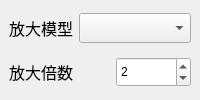
                                   <widget class="QWidget" name="generalUpscaleContainer" native="true">
                                    <layout class="QVBoxLayout" name="verticalLayout_39">
                                     <property name="spacing">
                                      <number>6</number>
                                     </property>
                                     <property name="leftMargin">
                                      <number>9</number>
                                     </property>
                                     <property name="topMargin">
                                      <number>9</number>
                                     </property>
                                     <property name="rightMargin">
                                      <number>9</number>
                                     </property>
                                     <property name="bottomMargin">
                                      <number>9</number>
                                     </property>
                                     <item>
                                      <widget class="QWidget" name="widget" native="true">
                                       <layout class="QHBoxLayout" name="horizontalLayout">
                                        <property name="leftMargin">
                                         <number>0</number>
                                        </property>
                                        <property name="topMargin">
                                         <number>0</number>
                                        </property>
                                        <property name="rightMargin">
                                         <number>0</number>
                                        </property>
                                        <property name="bottomMargin">
                                         <number>0</number>
                                        </property>
                                        <item>
                                         <widget class="QLabel" name="label_7">
                                          <property name="font">
                                           <font>
                                            <pointsize>12</pointsize>
                                           </font>
                                          </property>
                                          <property name="text">
                                           <string>放大模型</string>
                                          </property>
                                         </widget>
                                        </item>
                                        <item>
                                         <widget class="QComboBox" name="upscaleModelComboBox">
                                          <property name="sizePolicy">
                                           <sizepolicy hsizetype="MinimumExpanding" vsizetype="Fixed">
                                            <horstretch>0</horstretch>
                                            <verstretch>0</verstretch>
                                           </sizepolicy>
                                          </property>
                                          <property name="minimumSize">
                                           <size>
                                            <width>0</width>
                                            <height>0</height>
                                           </size>
                                          </property>
                                          <property name="maximumSize">
                                           <size>
                                            <width>250</width>
                                            <height>30</height>
                                           </size>
                                          </property>
                                         </widget>
                                        </item>
                                       </layout>
                                      </widget>
                                     </item>
                                     <item>
                                      <widget class="QWidget" name="widget_42" native="true">
                                       <layout class="QHBoxLayout" name="horizontalLayout_50">
                                        <property name="spacing">
                                         <number>6</number>
                                        </property>
                                        <property name="leftMargin">
                                         <number>0</number>
                                        </property>
                                        <property name="topMargin">
                                         <number>0</number>
                                        </property>
                                        <property name="rightMargin">
                                         <number>0</number>
                                        </property>
                                        <property name="bottomMargin">
                                         <number>0</number>
                                        </property>
                                        <item>
                                         <widget class="QLabel" name="label_72">
                                          <property name="font">
                                           <font>
                                            <pointsize>12</pointsize>
                                           </font>
                                          </property>
                                          <property name="text">
                                           <string>放大倍数</string>
                                          </property>
                                         </widget>
                                        </item>
                                        <item>
                                         <widget class="QLabel" name="label_73">
                                          <property name="maximumSize">
                                           <size>
                                            <width>25</width>
                                            <height>25</height>
                                           </size>
                                          </property>
                                          <property name="toolTip">
                                           <string>&lt;html&gt;&lt;head/&gt;&lt;body&gt;&lt;p&gt;&lt;span style=&quot; font-weight:700;&quot;&gt;放大倍数：&lt;/span&gt;&lt;/p&gt;&lt;p&gt;&lt;span style=&quot; font-weight:700;&quot;&gt;   - &lt;/span&gt;无论使用什么模型都按该倍数输出。AI 只会对视频帧处理一次，然后将图像缩放到对应的倍数。对 4x 模型很有用。&lt;/p&gt;&lt;/body&gt;&lt;/html&gt;</string>
                                          </property>
                                          <property name="text">
                                           <string/>
                                          </property>
                                          <property name="pixmap">
                                           <pixmap resource="resources.qrc">:/icons/icons/info.svg</pixmap>
                                          </property>
                                          <property name="scaledContents">
                                           <bool>true</bool>
                                          </property>
                                         </widget>
                                        </item>
                                        <item>
                                         <widget class="QDoubleSpinBox" name="upscaleScaleSpinBox">
                                          <property name="sizePolicy">
                                           <sizepolicy hsizetype="Minimum" vsizetype="Minimum">
                                            <horstretch>0</horstretch>
                                            <verstretch>0</verstretch>
                                           </sizepolicy>
                                          </property>
                                          <property name="minimumSize">
                                           <size>
                                            <width>75</width>
                                            <height>30</height>
                                           </size>
                                          </property>
                                          <property name="maximumSize">
                                           <size>
                                            <width>75</width>
                                            <height>30</height>
                                           </size>
                                          </property>
                                          <property name="buttonSymbols">
                                           <enum>QAbstractSpinBox::ButtonSymbols::UpDownArrows</enum>
                                          </property>
                                          <property name="decimals">
                                           <number>0</number>
                                          </property>
                                          <property name="minimum">
                                           <double>1.000000000000000</double>
                                          </property>
                                          <property name="maximum">
                                           <double>4.000000000000000</double>
                                          </property>
                                          <property name="value">
                                           <double>2.000000000000000</double>
                                          </property>
                                         </widget>
                                        </item>
                                       </layout>
                                      </widget>
                                     </item>
                                    </layout>
                                   </widget>
